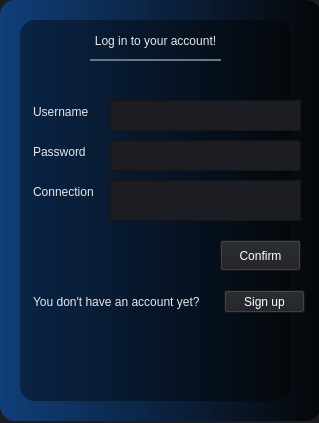
<?xml version="1.0" encoding="UTF-8"?>
<ui version="4.0">
 <class>SignUp</class>
 <widget class="QWidget" name="SignUp">
  <property name="geometry">
   <rect>
    <x>0</x>
    <y>0</y>
    <width>319</width>
    <height>423</height>
   </rect>
  </property>
  <property name="windowTitle">
   <string>Form</string>
  </property>
  <property name="styleSheet">
   <string notr="true">background-color: rgb(27, 29, 35);</string>
  </property>
  <widget class="QLabel" name="l_username">
   <property name="geometry">
    <rect>
     <x>30</x>
     <y>100</y>
     <width>81</width>
     <height>31</height>
    </rect>
   </property>
   <property name="autoFillBackground">
    <bool>false</bool>
   </property>
   <property name="styleSheet">
    <string notr="true">background-color:rgba(0, 0, 0, 0);
border:none;

color:rgba(255, 255, 255, 230);
padding-bottom:7px;</string>
   </property>
   <property name="inputMethodHints">
    <set>Qt::ImhSensitiveData</set>
   </property>
   <property name="text">
    <string>Username</string>
   </property>
  </widget>
  <widget class="QLabel" name="l_password">
   <property name="geometry">
    <rect>
     <x>30</x>
     <y>140</y>
     <width>81</width>
     <height>31</height>
    </rect>
   </property>
   <property name="autoFillBackground">
    <bool>false</bool>
   </property>
   <property name="styleSheet">
    <string notr="true">background-color:rgba(0, 0, 0, 0);
border:none;

color:rgba(255, 255, 255, 230);
padding-bottom:7px;</string>
   </property>
   <property name="inputMethodHints">
    <set>Qt::ImhSensitiveData</set>
   </property>
   <property name="text">
    <string>Password</string>
   </property>
  </widget>
  <widget class="QTextEdit" name="te_username">
   <property name="geometry">
    <rect>
     <x>110</x>
     <y>100</y>
     <width>191</width>
     <height>31</height>
    </rect>
   </property>
   <property name="styleSheet">
    <string notr="true">color: rgb(255, 255, 255);</string>
   </property>
   <property name="inputMethodHints">
    <set>Qt::ImhSensitiveData</set>
   </property>
  </widget>
  <widget class="QPushButton" name="b_confirm">
   <property name="geometry">
    <rect>
     <x>220</x>
     <y>240</y>
     <width>81</width>
     <height>31</height>
    </rect>
   </property>
   <property name="styleSheet">
    <string notr="true">color: rgb(255, 255, 255);</string>
   </property>
   <property name="inputMethodHints">
    <set>Qt::ImhSensitiveData</set>
   </property>
   <property name="text">
    <string>Confirm</string>
   </property>
  </widget>
  <widget class="QPushButton" name="b_redirect_signup">
   <property name="geometry">
    <rect>
     <x>224</x>
     <y>290</y>
     <width>81</width>
     <height>23</height>
    </rect>
   </property>
   <property name="styleSheet">
    <string notr="true">color: rgb(255, 255, 255);</string>
   </property>
   <property name="inputMethodHints">
    <set>Qt::ImhSensitiveData</set>
   </property>
   <property name="text">
    <string>Sign up</string>
   </property>
  </widget>
  <widget class="QLabel" name="l_appname">
   <property name="geometry">
    <rect>
     <x>90</x>
     <y>30</y>
     <width>131</width>
     <height>31</height>
    </rect>
   </property>
   <property name="autoFillBackground">
    <bool>false</bool>
   </property>
   <property name="styleSheet">
    <string notr="true">background-color:rgba(0, 0, 0, 0);
border:none;
border-bottom:2px solid rgba(105, 118, 132, 255);
color:rgba(255, 255, 255, 230);
padding-bottom:7px;</string>
   </property>
   <property name="inputMethodHints">
    <set>Qt::ImhSensitiveData</set>
   </property>
   <property name="text">
    <string>Log in to your account!</string>
   </property>
   <property name="alignment">
    <set>Qt::AlignCenter</set>
   </property>
  </widget>
  <widget class="QLabel" name="l_info">
   <property name="geometry">
    <rect>
     <x>30</x>
     <y>290</y>
     <width>171</width>
     <height>31</height>
    </rect>
   </property>
   <property name="autoFillBackground">
    <bool>false</bool>
   </property>
   <property name="styleSheet">
    <string notr="true">background-color:rgba(0, 0, 0, 0);
border:none;

color:rgba(255, 255, 255, 230);
padding-bottom:7px;</string>
   </property>
   <property name="inputMethodHints">
    <set>Qt::ImhSensitiveData</set>
   </property>
   <property name="text">
    <string>You don't have an account yet?</string>
   </property>
  </widget>
  <widget class="QLabel" name="label_background">
   <property name="geometry">
    <rect>
     <x>20</x>
     <y>20</y>
     <width>271</width>
     <height>381</height>
    </rect>
   </property>
   <property name="styleSheet">
    <string notr="true">background-color:rgba(0, 0, 0, 100);
border-radius:15px;</string>
   </property>
   <property name="inputMethodHints">
    <set>Qt::ImhSensitiveData</set>
   </property>
   <property name="text">
    <string/>
   </property>
  </widget>
  <widget class="QLabel" name="label_background2">
   <property name="geometry">
    <rect>
     <x>0</x>
     <y>0</y>
     <width>321</width>
     <height>421</height>
    </rect>
   </property>
   <property name="styleSheet">
    <string notr="true">background-color: qlineargradient(spread:pad, x1:0, y1:0, x2:1, y2:0, stop:0 rgba(0, 115, 255,100), stop:1 rgba(0, 0, 0, 200));
border-radius:15px;</string>
   </property>
   <property name="inputMethodHints">
    <set>Qt::ImhSensitiveData</set>
   </property>
   <property name="text">
    <string/>
   </property>
  </widget>
  <widget class="QTextEdit" name="te_connection_input">
   <property name="geometry">
    <rect>
     <x>110</x>
     <y>180</y>
     <width>191</width>
     <height>41</height>
    </rect>
   </property>
   <property name="styleSheet">
    <string notr="true">color: rgb(255, 255, 255);</string>
   </property>
   <property name="inputMethodHints">
    <set>Qt::ImhSensitiveData</set>
   </property>
  </widget>
  <widget class="QLabel" name="l_connection">
   <property name="geometry">
    <rect>
     <x>30</x>
     <y>180</y>
     <width>81</width>
     <height>31</height>
    </rect>
   </property>
   <property name="autoFillBackground">
    <bool>false</bool>
   </property>
   <property name="styleSheet">
    <string notr="true">background-color:rgba(0, 0, 0, 0);
border:none;
color:rgba(255, 255, 255, 230);
padding-bottom:7px;</string>
   </property>
   <property name="inputMethodHints">
    <set>Qt::ImhSensitiveData</set>
   </property>
   <property name="text">
    <string>Connection</string>
   </property>
  </widget>
  <widget class="QLineEdit" name="le_password">
   <property name="geometry">
    <rect>
     <x>110</x>
     <y>140</y>
     <width>191</width>
     <height>31</height>
    </rect>
   </property>
   <property name="styleSheet">
    <string notr="true">color: rgb(255, 255, 255);</string>
   </property>
   <property name="echoMode">
    <enum>QLineEdit::Password</enum>
   </property>
  </widget>
  <zorder>label_background2</zorder>
  <zorder>label_background</zorder>
  <zorder>l_username</zorder>
  <zorder>l_password</zorder>
  <zorder>te_username</zorder>
  <zorder>b_confirm</zorder>
  <zorder>b_redirect_signup</zorder>
  <zorder>l_appname</zorder>
  <zorder>l_info</zorder>
  <zorder>te_connection_input</zorder>
  <zorder>l_connection</zorder>
  <zorder>le_password</zorder>
 </widget>
 <resources/>
 <connections/>
</ui>
